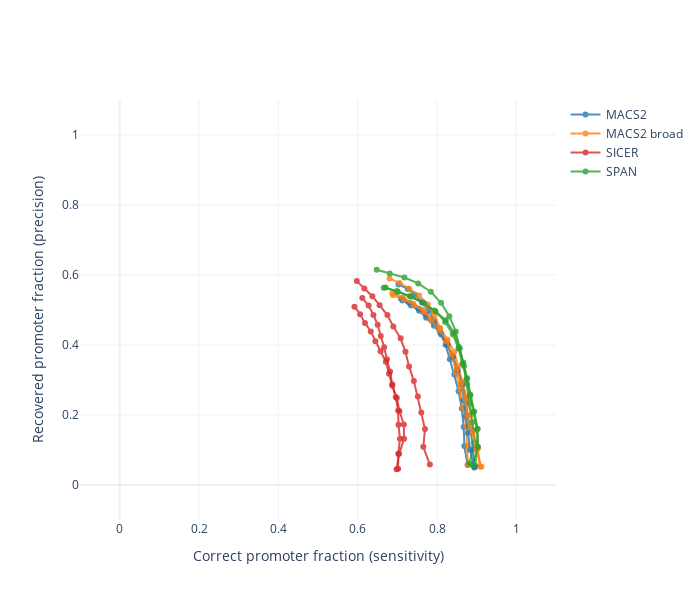

Notebook source saved alongside this figure:
### Code cell
print('Roadmap')
plot_top(immune_cpf_df)
